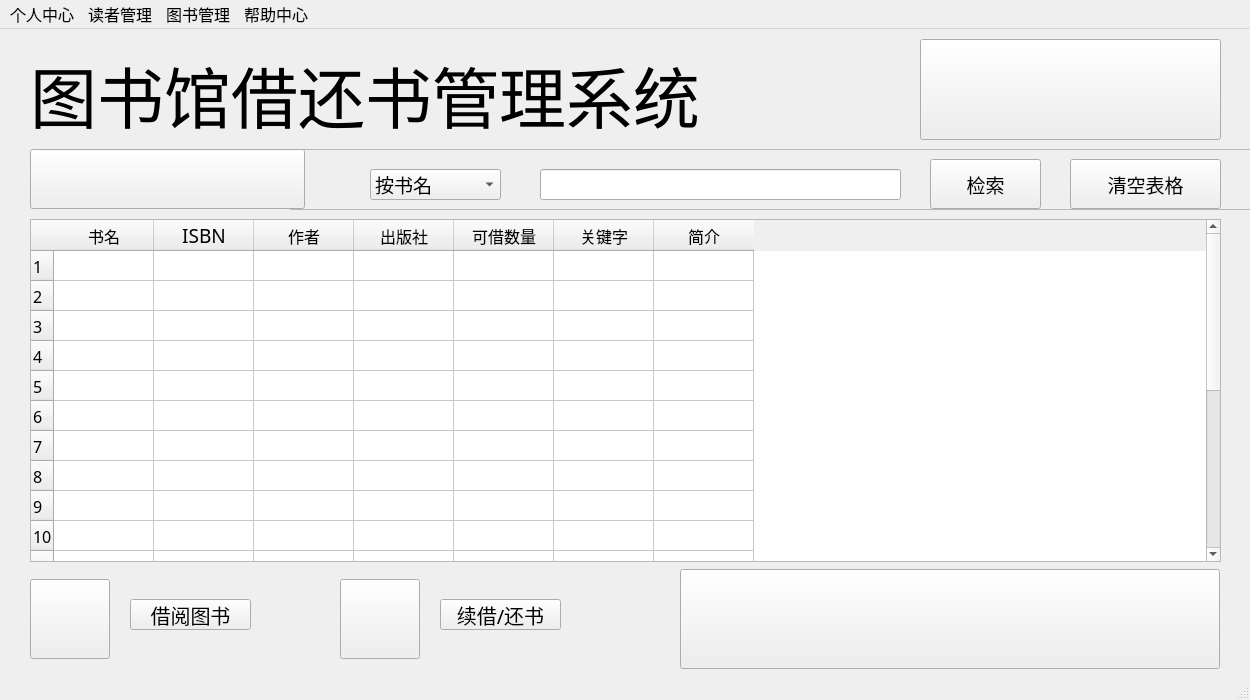
<?xml version="1.0" encoding="UTF-8"?>
<ui version="4.0">
 <class>MainWindow</class>
 <widget class="QMainWindow" name="MainWindow">
  <property name="geometry">
   <rect>
    <x>0</x>
    <y>0</y>
    <width>1250</width>
    <height>700</height>
   </rect>
  </property>
  <property name="font">
   <font>
    <pointsize>12</pointsize>
   </font>
  </property>
  <property name="windowTitle">
   <string>MainWindow</string>
  </property>
  <widget class="QWidget" name="centralWidget">
   <widget class="QLabel" name="label">
    <property name="geometry">
     <rect>
      <x>30</x>
      <y>20</y>
      <width>851</width>
      <height>91</height>
     </rect>
    </property>
    <property name="font">
     <font>
      <family>经典繁毛楷</family>
      <pointsize>50</pointsize>
     </font>
    </property>
    <property name="text">
     <string>图书馆借还书管理系统</string>
    </property>
   </widget>
   <widget class="QPushButton" name="pushButton">
    <property name="geometry">
     <rect>
      <x>920</x>
      <y>10</y>
      <width>301</width>
      <height>101</height>
     </rect>
    </property>
    <property name="text">
     <string/>
    </property>
   </widget>
   <widget class="QFrame" name="frame">
    <property name="geometry">
     <rect>
      <x>290</x>
      <y>120</y>
      <width>961</width>
      <height>61</height>
     </rect>
    </property>
    <property name="frameShape">
     <enum>QFrame::StyledPanel</enum>
    </property>
    <property name="frameShadow">
     <enum>QFrame::Raised</enum>
    </property>
    <widget class="QLineEdit" name="lineEdit">
     <property name="geometry">
      <rect>
       <x>250</x>
       <y>20</y>
       <width>361</width>
       <height>31</height>
      </rect>
     </property>
     <property name="font">
      <font>
       <family>黑体</family>
       <pointsize>12</pointsize>
      </font>
     </property>
     <property name="text">
      <string/>
     </property>
    </widget>
    <widget class="QPushButton" name="pushButton_5">
     <property name="geometry">
      <rect>
       <x>640</x>
       <y>10</y>
       <width>111</width>
       <height>50</height>
      </rect>
     </property>
     <property name="font">
      <font>
       <family>迷你简稚艺</family>
       <pointsize>14</pointsize>
      </font>
     </property>
     <property name="text">
      <string>检索</string>
     </property>
     <property name="iconSize">
      <size>
       <width>40</width>
       <height>40</height>
      </size>
     </property>
    </widget>
    <widget class="QPushButton" name="pushButton_6">
     <property name="geometry">
      <rect>
       <x>780</x>
       <y>10</y>
       <width>151</width>
       <height>50</height>
      </rect>
     </property>
     <property name="font">
      <font>
       <family>迷你简稚艺</family>
       <pointsize>14</pointsize>
      </font>
     </property>
     <property name="text">
      <string>清空表格</string>
     </property>
     <property name="iconSize">
      <size>
       <width>40</width>
       <height>40</height>
      </size>
     </property>
    </widget>
    <widget class="QComboBox" name="comboBox">
     <property name="geometry">
      <rect>
       <x>80</x>
       <y>20</y>
       <width>131</width>
       <height>31</height>
      </rect>
     </property>
     <property name="font">
      <font>
       <family>黑体</family>
       <pointsize>14</pointsize>
      </font>
     </property>
     <item>
      <property name="text">
       <string>按书名</string>
      </property>
     </item>
     <item>
      <property name="text">
       <string>按ISBN</string>
      </property>
     </item>
     <item>
      <property name="text">
       <string>按作者</string>
      </property>
     </item>
     <item>
      <property name="text">
       <string>按出版社</string>
      </property>
     </item>
    </widget>
   </widget>
   <widget class="QTableWidget" name="tableWidget">
    <property name="geometry">
     <rect>
      <x>30</x>
      <y>190</y>
      <width>1191</width>
      <height>343</height>
     </rect>
    </property>
    <property name="font">
     <font>
      <family>黑体</family>
      <pointsize>12</pointsize>
     </font>
    </property>
    <property name="sizeAdjustPolicy">
     <enum>QAbstractScrollArea::AdjustIgnored</enum>
    </property>
    <property name="rowCount">
     <number>20</number>
    </property>
    <property name="columnCount">
     <number>7</number>
    </property>
    <row/>
    <row/>
    <row/>
    <row/>
    <row/>
    <row/>
    <row/>
    <row/>
    <row/>
    <row/>
    <row/>
    <row/>
    <row/>
    <row/>
    <row/>
    <row/>
    <row/>
    <row/>
    <row/>
    <row/>
    <column>
     <property name="text">
      <string>书名</string>
     </property>
     <property name="font">
      <font>
       <family>迷你简稚艺</family>
       <pointsize>12</pointsize>
      </font>
     </property>
    </column>
    <column>
     <property name="text">
      <string>ISBN</string>
     </property>
     <property name="font">
      <font>
       <family>迷你简稚艺</family>
       <pointsize>14</pointsize>
      </font>
     </property>
    </column>
    <column>
     <property name="text">
      <string>作者</string>
     </property>
     <property name="font">
      <font>
       <family>迷你简稚艺</family>
       <pointsize>12</pointsize>
      </font>
     </property>
    </column>
    <column>
     <property name="text">
      <string>出版社</string>
     </property>
     <property name="font">
      <font>
       <family>迷你简稚艺</family>
       <pointsize>12</pointsize>
      </font>
     </property>
    </column>
    <column>
     <property name="text">
      <string>可借数量</string>
     </property>
     <property name="font">
      <font>
       <family>迷你简稚艺</family>
       <pointsize>12</pointsize>
      </font>
     </property>
    </column>
    <column>
     <property name="text">
      <string>关键字</string>
     </property>
     <property name="font">
      <font>
       <family>迷你简稚艺</family>
       <pointsize>12</pointsize>
      </font>
     </property>
    </column>
    <column>
     <property name="text">
      <string>简介</string>
     </property>
     <property name="font">
      <font>
       <family>迷你简稚艺</family>
       <pointsize>12</pointsize>
      </font>
     </property>
    </column>
   </widget>
   <widget class="QPushButton" name="pushButton_2">
    <property name="geometry">
     <rect>
      <x>130</x>
      <y>570</y>
      <width>121</width>
      <height>31</height>
     </rect>
    </property>
    <property name="font">
     <font>
      <family>迷你简稚艺</family>
      <pointsize>15</pointsize>
     </font>
    </property>
    <property name="text">
     <string>借阅图书</string>
    </property>
    <property name="iconSize">
     <size>
      <width>40</width>
      <height>40</height>
     </size>
    </property>
   </widget>
   <widget class="QPushButton" name="pushButton_7">
    <property name="geometry">
     <rect>
      <x>30</x>
      <y>550</y>
      <width>80</width>
      <height>80</height>
     </rect>
    </property>
    <property name="text">
     <string/>
    </property>
   </widget>
   <widget class="QPushButton" name="pushButton_3">
    <property name="geometry">
     <rect>
      <x>440</x>
      <y>570</y>
      <width>121</width>
      <height>31</height>
     </rect>
    </property>
    <property name="font">
     <font>
      <family>迷你简稚艺</family>
      <pointsize>15</pointsize>
     </font>
    </property>
    <property name="text">
     <string>续借/还书</string>
    </property>
    <property name="iconSize">
     <size>
      <width>40</width>
      <height>40</height>
     </size>
    </property>
   </widget>
   <widget class="QPushButton" name="pushButton_8">
    <property name="geometry">
     <rect>
      <x>340</x>
      <y>550</y>
      <width>80</width>
      <height>80</height>
     </rect>
    </property>
    <property name="text">
     <string/>
    </property>
   </widget>
   <widget class="QPushButton" name="pushButton_4">
    <property name="geometry">
     <rect>
      <x>30</x>
      <y>120</y>
      <width>275</width>
      <height>60</height>
     </rect>
    </property>
    <property name="text">
     <string/>
    </property>
   </widget>
   <widget class="QPushButton" name="pushButton_9">
    <property name="geometry">
     <rect>
      <x>680</x>
      <y>540</y>
      <width>540</width>
      <height>100</height>
     </rect>
    </property>
    <property name="text">
     <string/>
    </property>
   </widget>
  </widget>
  <widget class="QMenuBar" name="menuBar">
   <property name="geometry">
    <rect>
     <x>0</x>
     <y>0</y>
     <width>1250</width>
     <height>26</height>
    </rect>
   </property>
   <widget class="QMenu" name="menu">
    <property name="title">
     <string>读者管理</string>
    </property>
    <addaction name="addreader"/>
    <addaction name="separator"/>
    <addaction name="managereaders"/>
   </widget>
   <widget class="QMenu" name="menu_2">
    <property name="title">
     <string>图书管理</string>
    </property>
    <addaction name="addbook"/>
    <addaction name="separator"/>
    <addaction name="managebooks"/>
   </widget>
   <widget class="QMenu" name="menu_3">
    <property name="title">
     <string>个人中心</string>
    </property>
    <addaction name="modifyinfo"/>
    <addaction name="separator"/>
    <addaction name="modifypassword"/>
   </widget>
   <widget class="QMenu" name="menu_4">
    <property name="title">
     <string>帮助中心</string>
    </property>
    <addaction name="help"/>
    <addaction name="separator"/>
    <addaction name="about"/>
   </widget>
   <addaction name="menu_3"/>
   <addaction name="menu"/>
   <addaction name="menu_2"/>
   <addaction name="menu_4"/>
  </widget>
  <widget class="QStatusBar" name="statusBar"/>
  <action name="addreader">
   <property name="icon">
    <iconset resource="images.qrc">
     <normaloff>:/image/icon/cs1.ico</normaloff>:/image/icon/cs1.ico</iconset>
   </property>
   <property name="text">
    <string>添加读者</string>
   </property>
   <property name="iconText">
    <string>添加读者</string>
   </property>
   <property name="toolTip">
    <string>添加读者</string>
   </property>
  </action>
  <action name="managereaders">
   <property name="icon">
    <iconset resource="images.qrc">
     <normaloff>:/image/icon/cs19.ico</normaloff>:/image/icon/cs19.ico</iconset>
   </property>
   <property name="text">
    <string>管理读者</string>
   </property>
  </action>
  <action name="addbook">
   <property name="icon">
    <iconset resource="images.qrc">
     <normaloff>:/image/icon/cs0.ico</normaloff>:/image/icon/cs0.ico</iconset>
   </property>
   <property name="text">
    <string>添加图书</string>
   </property>
  </action>
  <action name="modifyinfo">
   <property name="icon">
    <iconset resource="images.qrc">
     <normaloff>:/image/icon/cs12.ico</normaloff>:/image/icon/cs12.ico</iconset>
   </property>
   <property name="text">
    <string>信息修改</string>
   </property>
   <property name="iconText">
    <string>更改绑定手机</string>
   </property>
  </action>
  <action name="modifypassword">
   <property name="icon">
    <iconset resource="images.qrc">
     <normaloff>:/image/icon/cs11.ico</normaloff>:/image/icon/cs11.ico</iconset>
   </property>
   <property name="text">
    <string>密码更改</string>
   </property>
   <property name="iconText">
    <string>更改密码</string>
   </property>
  </action>
  <action name="help">
   <property name="icon">
    <iconset resource="images.qrc">
     <normaloff>:/image/icon/cs15.ico</normaloff>:/image/icon/cs15.ico</iconset>
   </property>
   <property name="text">
    <string>帮助</string>
   </property>
  </action>
  <action name="about">
   <property name="icon">
    <iconset resource="images.qrc">
     <normaloff>:/image/icon/cs16.ico</normaloff>:/image/icon/cs16.ico</iconset>
   </property>
   <property name="text">
    <string>关于</string>
   </property>
  </action>
  <action name="managebooks">
   <property name="icon">
    <iconset resource="images.qrc">
     <normaloff>:/image/icon/3.ico</normaloff>:/image/icon/3.ico</iconset>
   </property>
   <property name="text">
    <string>管理书籍</string>
   </property>
  </action>
 </widget>
 <layoutdefault spacing="6" margin="11"/>
 <tabstops>
  <tabstop>comboBox</tabstop>
  <tabstop>lineEdit</tabstop>
  <tabstop>pushButton_5</tabstop>
  <tabstop>tableWidget</tabstop>
  <tabstop>pushButton_6</tabstop>
  <tabstop>pushButton_7</tabstop>
  <tabstop>pushButton_2</tabstop>
  <tabstop>pushButton_8</tabstop>
  <tabstop>pushButton_3</tabstop>
  <tabstop>pushButton</tabstop>
 </tabstops>
 <resources>
  <include location="images.qrc"/>
 </resources>
 <connections/>
</ui>
